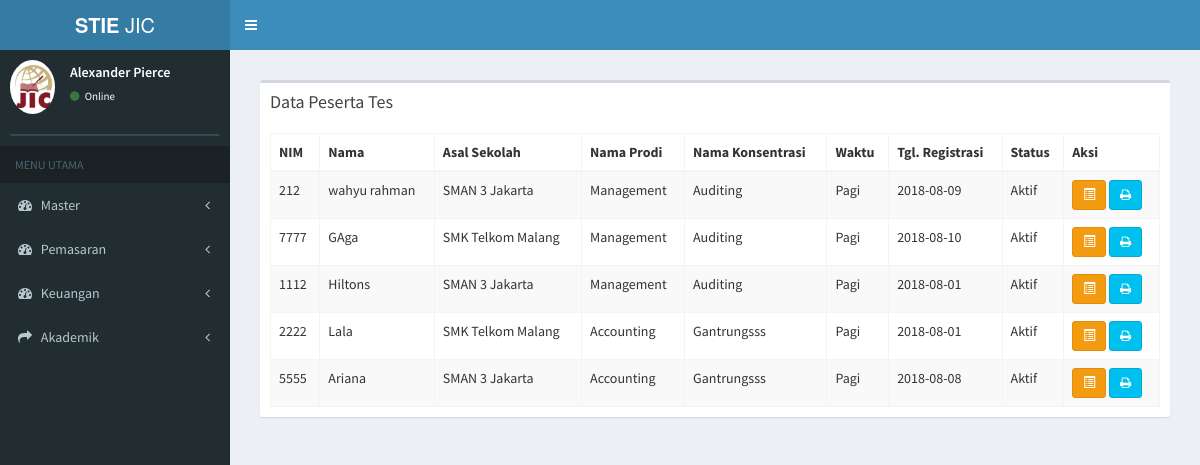
Page /index.php/daftar_ulang/data_peserta_tes on the earlier database version.
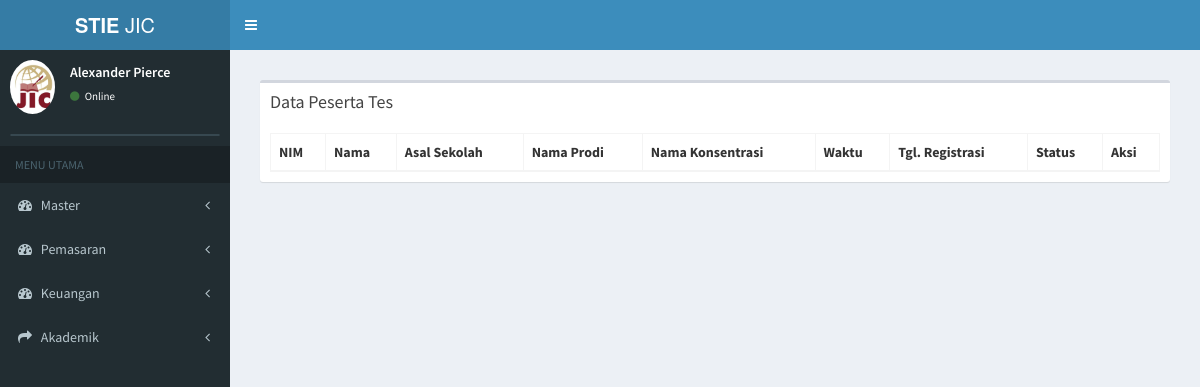
Same page on the later database version.
### tables this page shows
CREATE TABLE `tb_mahasiswa` (
  `id_mahasiswa` varchar(7) NOT NULL,
  `id_du` varchar(15) NOT NULL,
  `nama_mahasiswa` varchar(50) NOT NULL,
  `nim` varchar(15) NOT NULL,
  `status_mahasiswa` varchar(20) NOT NULL,
  `id_prodi` varchar(7) NOT NULL,
  `id_konsentrasi` varchar(7) NOT NULL,
  `id_hasil_tes` varchar(7) NOT NULL,
  `id_sekolah` varchar(6) NOT NULL,
  `id_waktu` int(2) NOT NULL,
  `id_grade` varchar(2) NOT NULL,
  `semester_aktif` varchar(5) NOT NULL,
  `id_grade2` varchar(2) NOT NULL
);

CREATE TABLE `tb_sekolah` (
  `id_sekolah` varchar(6) NOT NULL,
  `nama_sekolah` varchar(30) NOT NULL,
  `alamat_sekolah` text NOT NULL,
  `jenis_sekolah` varchar(6) NOT NULL
);

CREATE TABLE `tb_prodi` (
  `id_prodi` varchar(6) NOT NULL,
  `nama_prodi` varchar(20) NOT NULL,
  `ketua_prodi` varchar(50) NOT NULL
);

CREATE TABLE `tb_konsentrasi` (
  `id_konsentrasi` varchar(6) NOT NULL,
  `nama_konsentrasi` varchar(20) NOT NULL,
  `id_prodi` varchar(6) NOT NULL
);

CREATE TABLE `tb_waktu` (
  `id_waktu` int(11) NOT NULL,
  `waktu` varchar(10) NOT NULL
);

CREATE TABLE `tb_tgl_du` (
  `id_mahasiswa` varchar(11) NOT NULL,
  `tgl_du` date NOT NULL
);

### application/controllers/daftar_ulang.php (called while the page is built, shortened)
<?php
class daftar_ulang extends CI_Controller {
	public function __construct()
	{
		$this->load->model('daftar_ulang_model');
		$this->load->model('tamu_model');
		$this->load->model('mahasiswa_model');
	}
	public function data_peserta_tes()
	{
			$data['du'] = $this->daftar_ulang_model->data_peserta_tes();
			$data['main_view'] = 'Daftar/data_daftarulang_view';
			$this->load->view('template', $data);
	}
}

### index.php (called while the page is built, shortened)
<?php
require_once BASEPATH.'core/CodeIgniter.php';

### application/models/daftar_ulang_model.php (called while the page is built, shortened)
<?php
class Daftar_ulang_model extends CI_Model {
  public function data_peserta_tes(){
    return $this->db->join('tb_prodi','tb_prodi.id_prodi=tb_mahasiswa.id_prodi')
              ->join('tb_sekolah','tb_sekolah.id_sekolah=tb_mahasiswa.id_sekolah')
              ->join('tb_konsentrasi','tb_konsentrasi.id_konsentrasi=tb_mahasiswa.id_konsentrasi')
              ->join('tb_alamat','tb_alamat.id_mahasiswa=tb_mahasiswa.id_mahasiswa')
              ->join('tb_bio','tb_bio.id_mahasiswa=tb_mahasiswa.id_mahasiswa')
              ->join('tb_kontak','tb_kontak.id_mahasiswa=tb_mahasiswa.id_mahasiswa')
              ->join('tb_waktu','tb_waktu.id_waktu=tb_mahasiswa.id_waktu')
              ->join('tb_tgl_du','tb_tgl_du.id_mahasiswa=tb_mahasiswa.id_mahasiswa')
              ->where('tb_mahasiswa.id_waktu', '1')
              ->get('tb_mahasiswa')
              ->result();
  }
}

### application/views/Daftar/data_daftarulang_view.php (the view, shortened to what this page needs)
<section class="content">
      <div class="row">
        <div class="col-xs-12">
          <div class="box">
            <div class="box-header">
              <h3 class="box-title">Data Peserta Tes</h3>
            </div>
            <div class="box-body">
              <table id="example1" class="table table-bordered table-striped">
                <thead>
                <tr>
                  <th>NIM</th>
                  <th>Nama</th>
                  <th>Asal Sekolah</th>
                  <th>Nama Prodi</th>
                  <th>Nama Konsentrasi</th>
                  <th>Waktu</th>
                  <th>Tgl. Registrasi</th>
                  <th>Status</th>
                  <th>Aksi</th>
                </tr>
                </thead>
                <tbody>
                <?php
                foreach ($du as $data) {
                    if ($data->status_mahasiswa == 'Nilai Kosong') {
                       echo '
                <tr>
                  <td>'.$data->nim.'</td>
                  <td>'.$data->nama_mahasiswa.'
                  </td>
                  <td>'.$data->nama_sekolah.'</td>
                  <td>'.$data->nama_prodi.'</td>
                  <td>'.$data->nama_konsentrasi.'</td>
                  <td>'.$data->waktu.'</td>
                  <td>'.$data->tgl_du.'</td>
                  <td>'.$data->status_mahasiswa.'</td>
                  <td>
                     <a href="'.base_url('daftar_ulang/print_ljk/'.$data->id_mahasiswa).'" target="_blank" class="btn btn-warning btn-sm" title="Print Lembar Jawaban"><i class="glyphicon glyphicon-print" ></i><span class="tooltiptext">Print LJK</span></a>
                     <a href="'.base_url('hasil_tes/page_input_nilai/'.$data->id_mahasiswa).'" class="btn btn-success  btn-sm" title="Input Nilai Tes"><i class="glyphicon glyphicon-pencil"></i><span class="tooltiptext">Input Nilai Tes</span></a>
                  </td>
                </tr>
                ';
                  } else {
                      echo '
                <tr>
                  <td>'.$data->nim.'</td>
                  <td>'.$data->nama_mahasiswa.'
                  </td>
                  <td>'.$data->nama_sekolah.'</td>
                  <td>'.$data->nama_prodi.'</td>
                  <td>'.$data->nama_konsentrasi.'</td>
                  <td>'.$data->waktu.'</td>
                  <td>'.$data->tgl_du.'</td>
                  <td>'.$data->status_mahasiswa.'</td>
                  <td>
                    <a href="'.base_url('daftar_ulang/detail_nilai/'.$data->id_mahasiswa).'" class="btn btn-warning btn-sm" title="Detail"><i class="glyphicon glyphicon-list-alt"></i><span class="tooltiptext">Detail</span></a>
                     <a href="'.base_url('hasil_tes/print_hasil_tes/'.$data->id_mahasiswa).'" target="_blank" class="btn btn-info btn-sm" title="Print Hasil Tes"><i class="fa fa-print"></i><span class="tooltiptext">Print Hasil Tes</span></a>
                  </td>
                </tr>
                ';
                }
                }
              ?>
                </tbody>
              </table>
            </div>
          </div>
        </div>
      </div>
    </section>

Differences in the rows shown:
removed tb_mahasiswa: nim "212", nama_mahasiswa "wahyu rahman", id_sekolah.nama_sekolah "SMAN 3 Jakarta", id_prodi.nama_prodi "Management", id_konsentrasi.nama_konsentrasi "Auditing", id_waktu.waktu "Pagi", tb_tgl_du.tgl_du "2018-08-09", status_mahasiswa "Aktif"
removed tb_mahasiswa: nim "7777", nama_mahasiswa "GAga", id_sekolah.nama_sekolah "SMK Telkom Malang", id_prodi.nama_prodi "Management", id_konsentrasi.nama_konsentrasi "Auditing", id_waktu.waktu "Pagi", tb_tgl_du.tgl_du "2018-08-10", status_mahasiswa "Aktif"
removed tb_mahasiswa: nim "1112", nama_mahasiswa "Hiltons", id_sekolah.nama_sekolah "SMAN 3 Jakarta", id_prodi.nama_prodi "Management", id_konsentrasi.nama_konsentrasi "Auditing", id_waktu.waktu "Pagi", tb_tgl_du.tgl_du "2018-08-01", status_mahasiswa "Aktif"
removed tb_mahasiswa: nim "2222", nama_mahasiswa "Lala", id_sekolah.nama_sekolah "SMK Telkom Malang", id_prodi.nama_prodi "Accounting", id_konsentrasi.nama_konsentrasi "Gantrungsss", id_waktu.waktu "Pagi", tb_tgl_du.tgl_du "2018-08-01", status_mahasiswa "Aktif"
removed tb_mahasiswa: nim "5555", nama_mahasiswa "Ariana", id_sekolah.nama_sekolah "SMAN 3 Jakarta", id_prodi.nama_prodi "Accounting", id_konsentrasi.nama_konsentrasi "Gantrungsss", id_waktu.waktu "Pagi", tb_tgl_du.tgl_du "2018-08-08", status_mahasiswa "Aktif"
